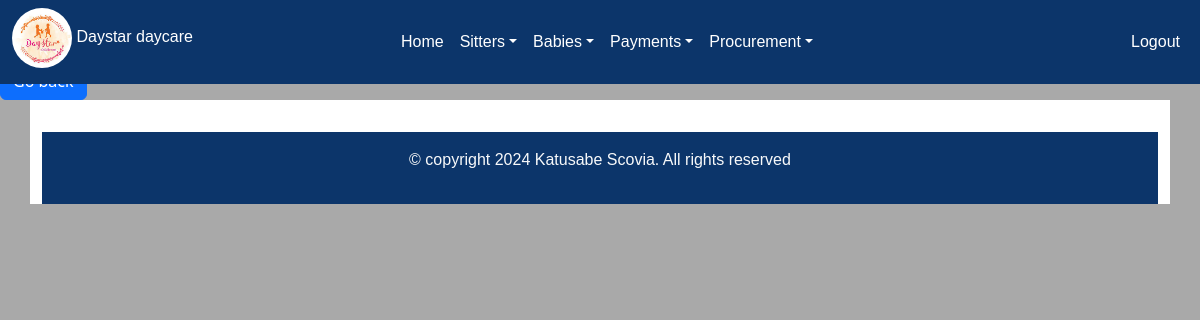
/receipt/ (signed in), run on an earlier commit of the app's database.
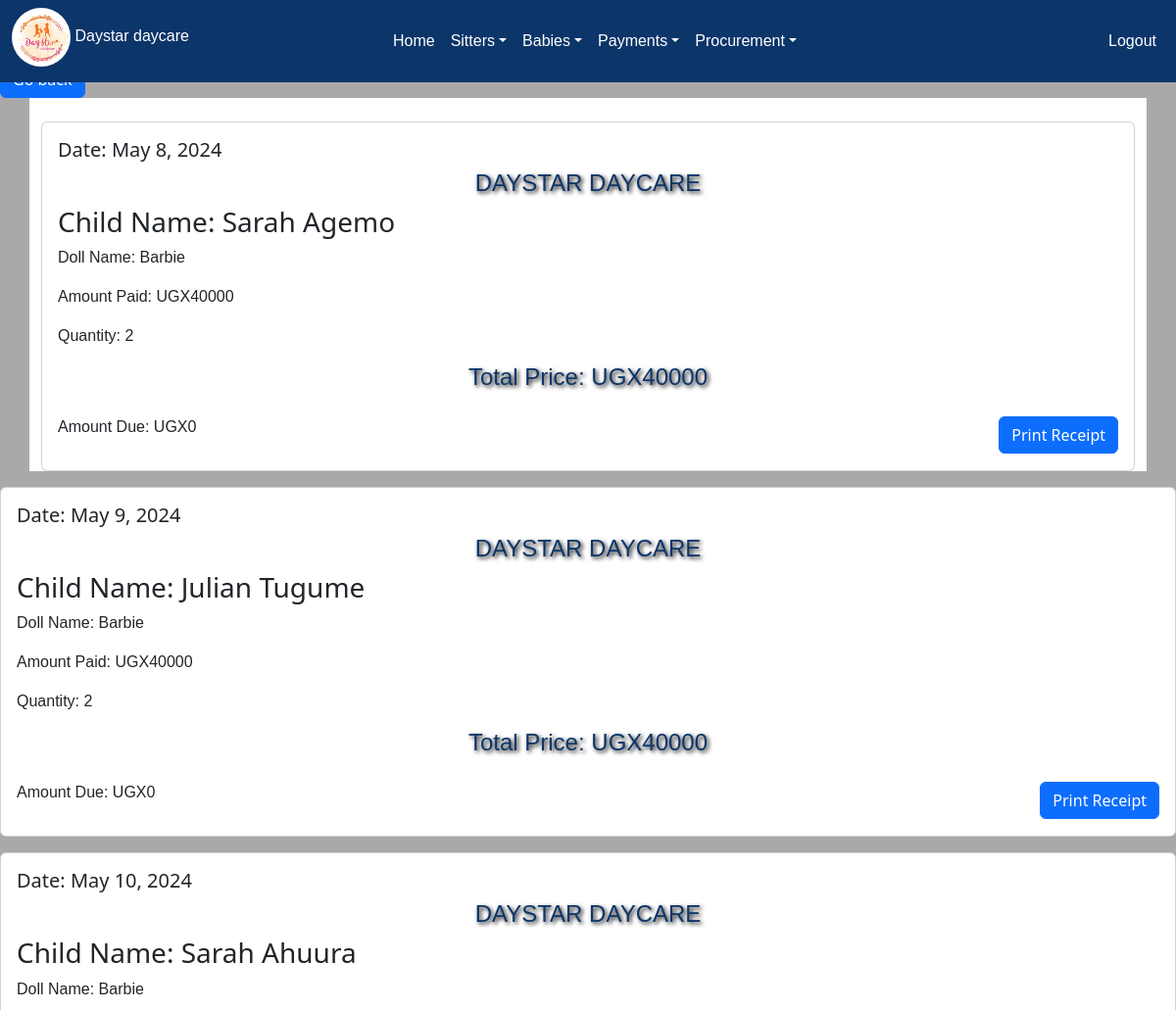
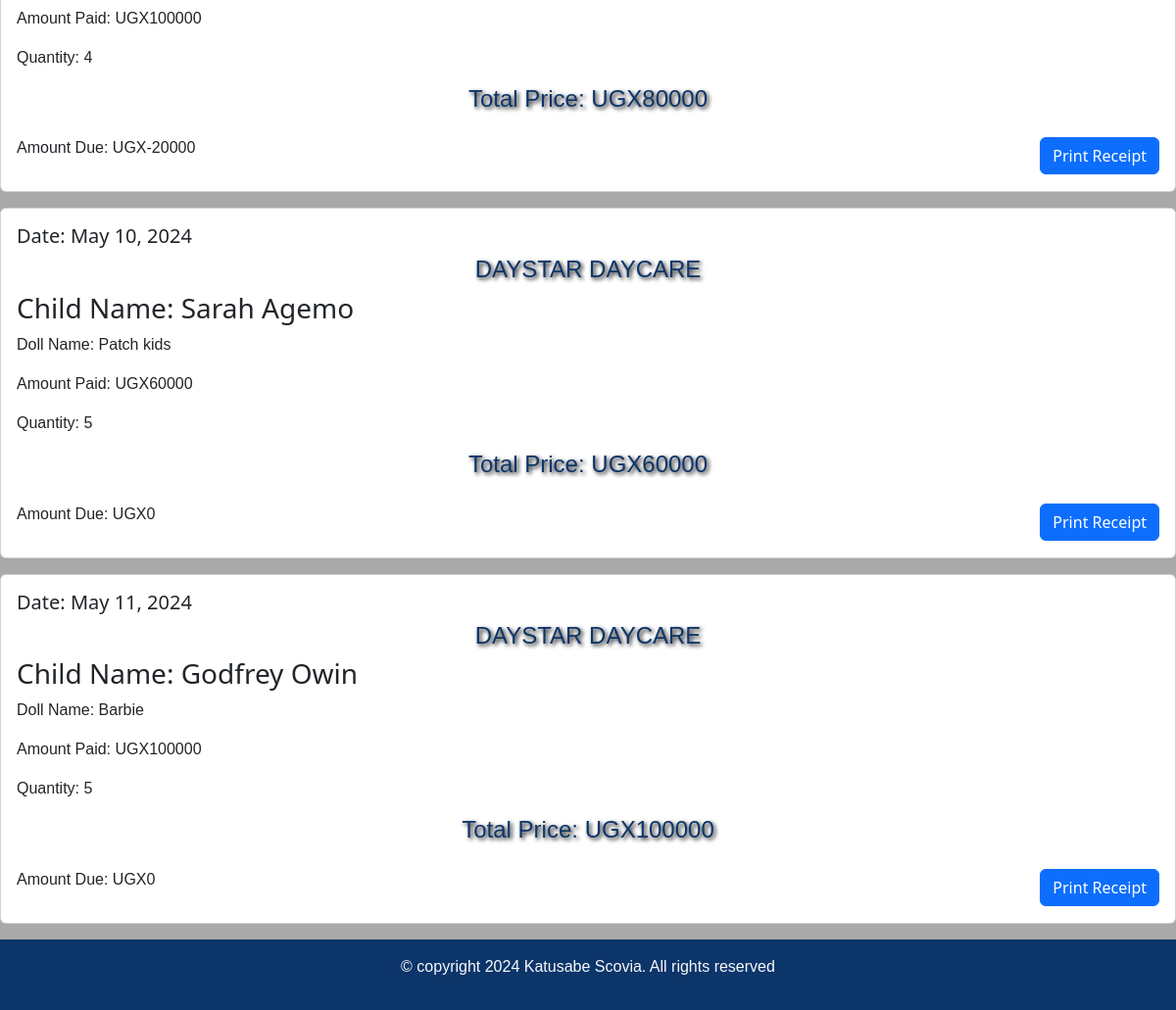
And on a later commit of the database (2 pictures, top to bottom).
### day/models.py (models this page shows)
class Salesrecord(models.Model):
    doll=models.ForeignKey(Doll,  on_delete=models.CASCADE,null=False, blank=False)
    payee=models.ForeignKey(Babiesform, on_delete=models.CASCADE,null=True,blank=True)
    quantity_sold=models.IntegerField(default=0,null=True, blank=True)
    amount_received=models.IntegerField(default=0,null=True,blank=True)
    sale_date=models.DateField(default=timezone.now)
    unit_price=models.IntegerField(default=0)
    def get_total(self):
        total= self.quantity_sold * self.unit_price
        return int( total)
    def get_change(self):
        change= self.get_total() - self.amount_received
        return int(change)#sales is linked to products

class Babiesform(models.Model):
    c_stay=models.ForeignKey(Categorystay ,on_delete=models.CASCADE,default=1)
    name_of_the_baby=models.CharField(max_length=200,)
    gender=models.CharField(choices=[('male', 'Male'),('female', 'Female')], max_length=100)
    age=models.IntegerField(default=0)
    parents_name=models.CharField(max_length=200)
    location=models.CharField(max_length=50)
    babys_number=models.CharField(max_length=100,unique=True)
    arrival_time=models.DateTimeField()
    care_taker=models.CharField(max_length=200)
    Assigned_to=models.ForeignKey(Sitter_arrival,on_delete=models.CASCADE)
    created_at=models.DateTimeField(auto_now_add=True, null=True)
    def __str__(self):
        return self.name_of_the_baby

class Doll(models.Model):
    c_doll=models.ForeignKey(Category_doll, on_delete=models.CASCADE,null=True, blank=True)
    name_of_the_doll =models.CharField(max_length=200,null=True, blank=True)
    quantity=models.IntegerField(default=0)
    color=models.CharField(max_length=200, null=True,blank=True)
    size=models.CharField(max_length=200,null=True,blank=True)
    issued_quantity=models.IntegerField(default=0,blank=True,null=True)
    received_quantity=models.IntegerField(default=0,null=True,blank=True)
    Unit_price=models.IntegerField(default=0,null=True, blank=True)
    date=models.DateField(default=timezone.now)
    def __str__(self):
        return self.name_of_the_doll

### day/views.py (the view)
# urls.py: path('receipt/',views.receipt,name='receipt'),
@login_required
def receipt(request):
    sales= Salesrecord.objects.all().order_by('id')
    return render(request,'receipt.html',{'sales':sales})

### day/templates/receipt.html (shortened to what this page needs)
{% extends 'base.html'%}
{% block content %}
<h4 class="text-center">ALL RECEIPTS</h4><hr>
<a href="{% url 'doll'  %}"  class="hover-button"><input type= "submit" value="Go back" class="btn btn-primary" type="button"/></a>
<div class="container" style="background-color: white;">
    <br>
    {% for sale in sales %}
    <div class="card mb-3" style="background-color:white;">
        <div class="card-body">
            <h5 class="">Date: {{ sale.sale_date }}</h5>
            <h4 >DAYSTAR DAYCARE</h4>
            <h3 class="card-title" >Child Name: {{ sale.payee | title }}</h3>
            <p class="card-text">Doll Name: {{ sale.doll }}</p>
            <p class="card-text">Amount Paid: UGX{{ sale.amount_received }}</p>
            <p class="card-text">Quantity: {{ sale.quantity_sold }}</p>
            <h4 class="mb-4">Total Price: UGX{{ sale.get_total }}</h4>
            <div style="display: flex; justify-content: space-between; align-items: center;">
                <p class="card-text">Amount Due: UGX{{ sale.get_change }}</p>
                <a href="{% url 'receipt_detail' sale.id %}" class="btn btn-primary">Print Receipt</a>
            </div>
        </div>
    </div>
    </div>
    {% endfor %}
{% endblock %}

What changed in the data, as far as the page shows it:
added Salesrecord: sale_date "May 8, 2024", payee "Sarah Agemo", doll "Barbie", amount_received "40000", quantity_sold "2", get_total "40000", get_change "0"
added Salesrecord: sale_date "May 9, 2024", payee "Julian Tugume", doll "Barbie", amount_received "40000", quantity_sold "2", get_total "40000", get_change "0"
added Salesrecord: sale_date "May 10, 2024", payee "Sarah Ahuura", doll "Barbie", amount_received "100000", quantity_sold "4", get_total "80000", get_change "-20000"
added Salesrecord: sale_date "May 10, 2024", payee "Sarah Agemo", doll "Patch kids", amount_received "60000", quantity_sold "5", get_total "60000", get_change "0"
added Salesrecord: sale_date "May 11, 2024", payee "Godfrey Owin", doll "Barbie", amount_received "100000", quantity_sold "5", get_total "100000", get_change "0"
